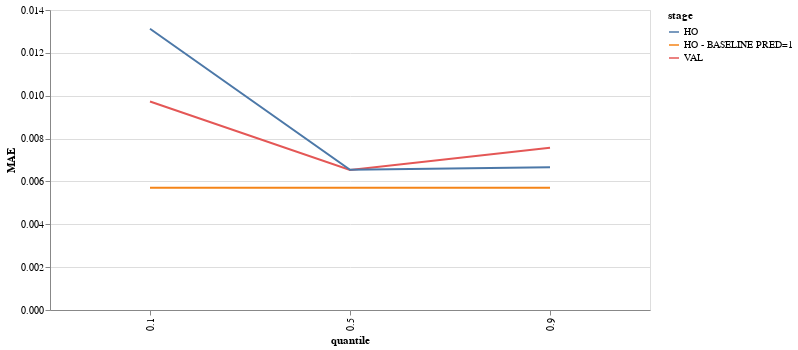

Source (notebook cell):
### Code cell
alt.Chart.from_dict({
  "$schema": "https://vega.github.io/schema/vega-lite/v4.json",
  "width": 600,
  "data": {
    "values": lst
  },
  "mark": "line",
  "encoding": {
    "x": {"field": "quantile", "type": "ordinal"},
    "y": {"field": "MAE", "type": "quantitative"},
      "color": {"field": "stage"},
  },
})

### Figure 1 — Vega-Lite specification as saved in the notebook (floating-point values rounded to 4 significant figures)
{"config": {"view": {"continuousWidth": 400, "continuousHeight": 300}}, "data": {"name": "data-5c679cec3e5441524122527ee687db95"}, "mark": "line", "encoding": {"color": {"field": "stage"}, "x": {"field": "quantile", "type": "ordinal"}, "y": {"field": "MAE", "type": "quantitative"}}, "width": 600, "$schema": "https://vega.github.io/schema/vega-lite/v4.json", "datasets": {"data-5c679cec3e5441524122527ee687db95": [{"stage": "VAL", "quantile": 0.1, "MAE": 0.009731, "MSE": 0.0001342}, {"stage": "HO", "quantile": 0.1, "MAE": 0.01313, "MSE": 0.0002232}, {"stage": "HO - BASELINE PRED=1", "quantile": 0.1, "MAE": 0.005701, "MSE": 7.203e-05}, {"stage": "VAL", "quantile": 0.5, "MAE": 0.006537, "MSE": 6.688e-05}, {"stage": "HO", "quantile": 0.5, "MAE": 0.006543, "MSE": 8.69e-05}, {"stage": "HO - BASELINE PRED=1", "quantile": 0.5, "MAE": 0.005701, "MSE": 7.203e-05}, {"stage": "VAL", "quantile": 0.9, "MAE": 0.007573, "MSE": 8.377e-05}, {"stage": "HO", "quantile": 0.9, "MAE": 0.006665, "MSE": 8.036e-05}, {"stage": "HO - BASELINE PRED=1", "quantile": 0.9, "MAE": 0.005701, "MSE": 7.203e-05}]}}
